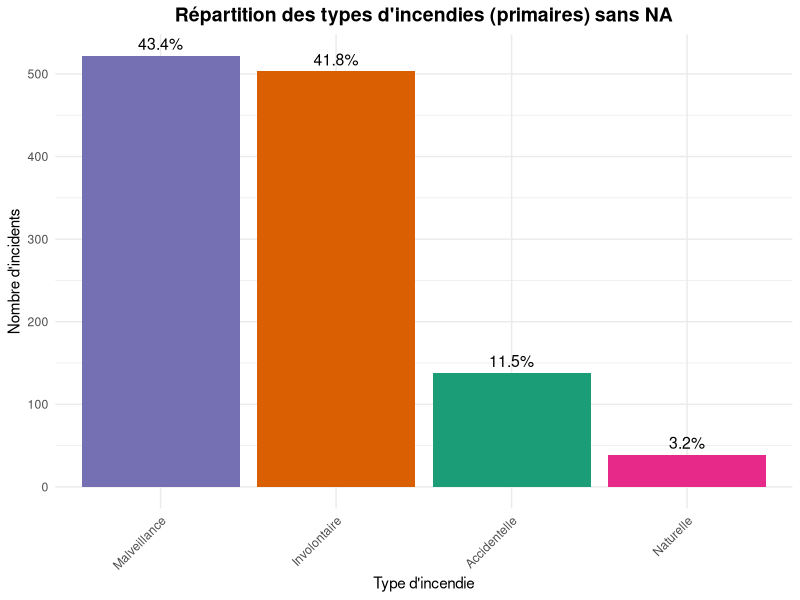
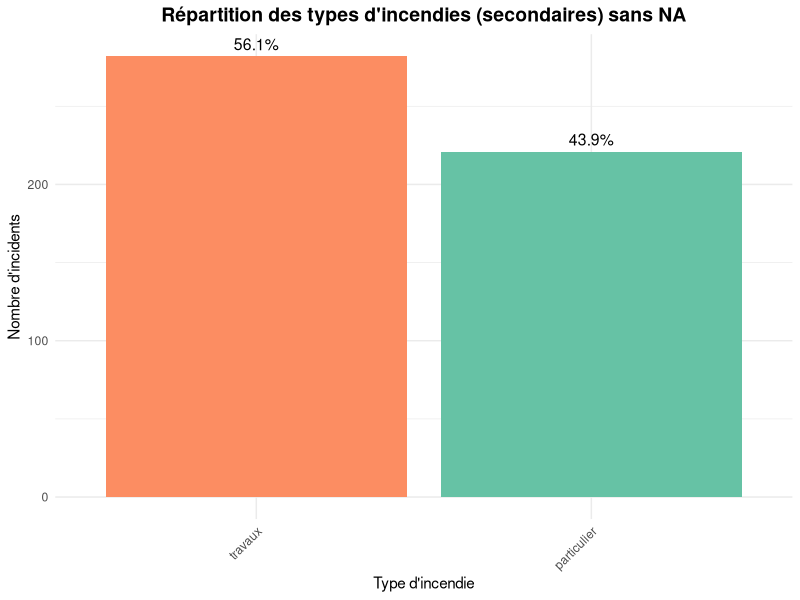
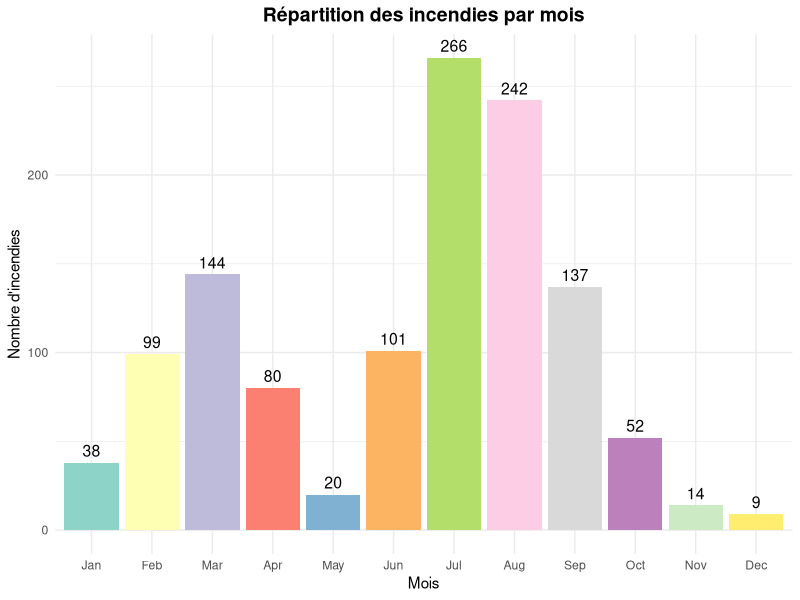
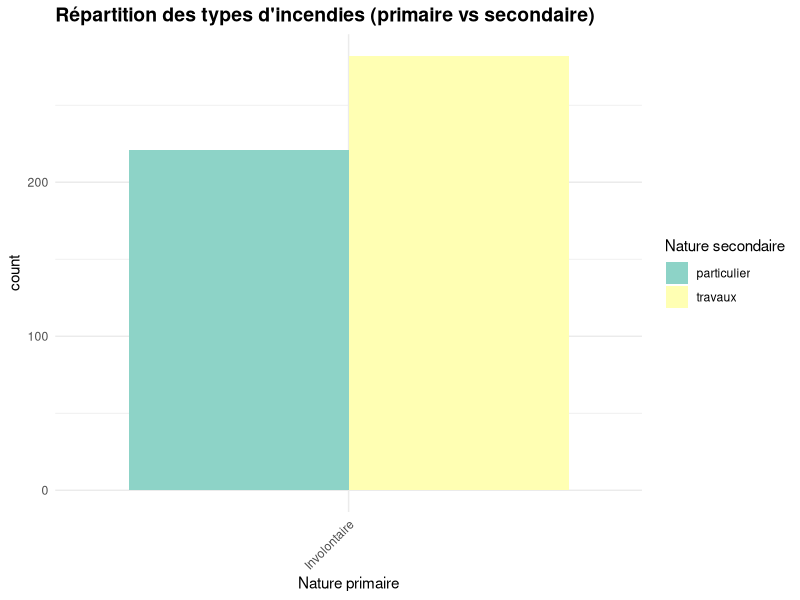
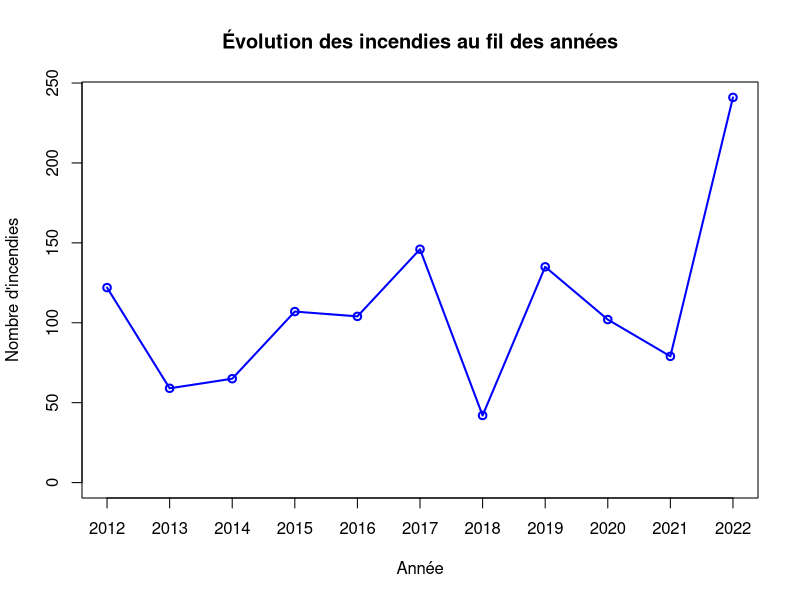
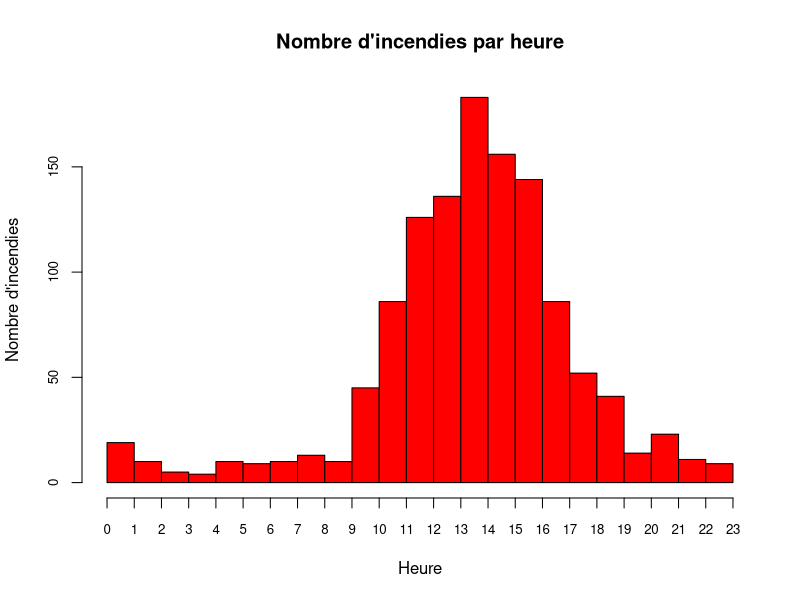
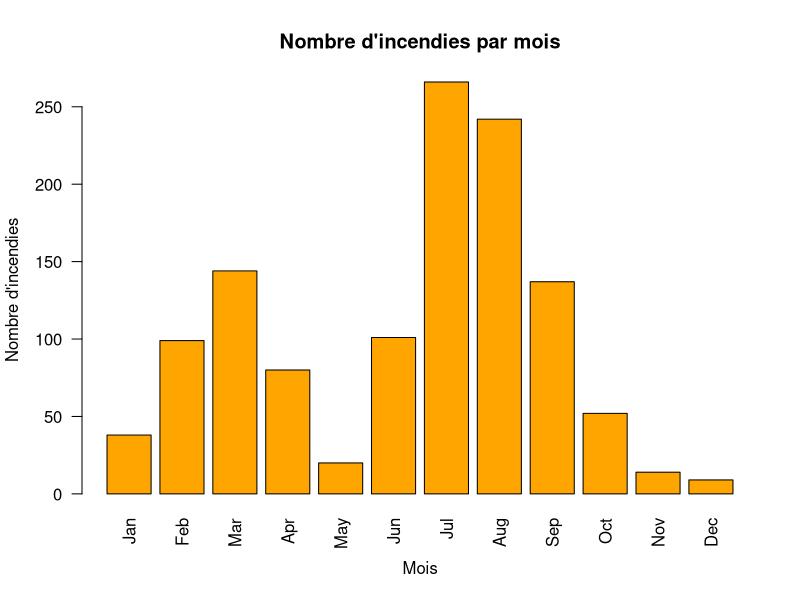
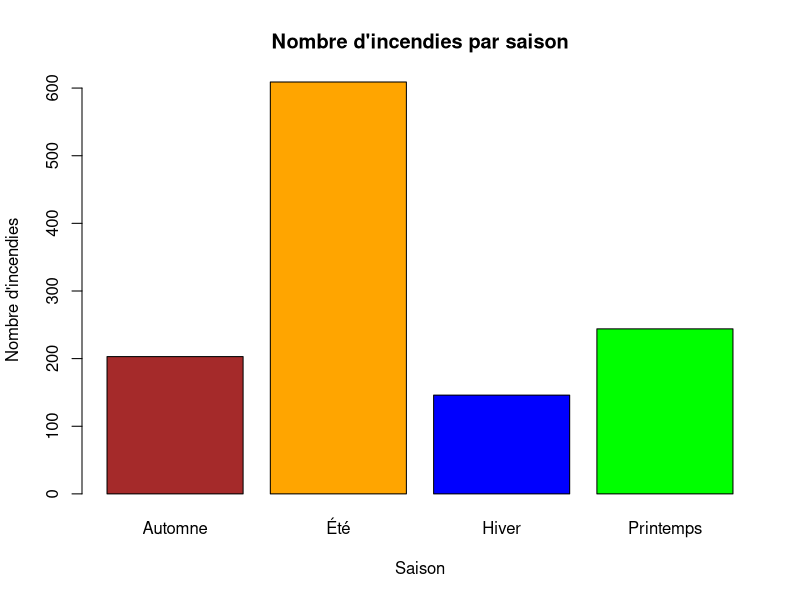

These charts were generated, in order, by the following R code: (Note: this script raises an error after producing the figures.)
## ---- chunk 1
library(tidyverse)
library(ggplot2)
library(dplyr)
library(ggpubr)
library(corrplot)
df <- read.csv("../Data/donnees_incendies.csv")
df_summary_prim <- df %>% 
  filter(!is.na(nature_inc_prim)) %>%  # Exclure les NA
  count(nature_inc_prim) %>%
  mutate(freq = n / sum(n) * 100)

ggplot(df_summary_prim, aes(x = reorder(nature_inc_prim, -n), y = n, fill = nature_inc_prim)) + 
  geom_bar(stat = "identity", show.legend = FALSE) +
  geom_text(aes(label = paste0(round(freq, 1), "%")), vjust = -0.5, size = 4) +
  scale_fill_brewer(palette = "Dark2") + # Couleurs différentes pour changer de "Set2"
  labs(
    title = "Répartition des types d'incendies (primaires) sans NA", 
    x = "Type d'incendie",
    y = "Nombre d'incidents"
  ) +
  theme_minimal() +
  theme(
    plot.title = element_text(hjust = 0.5, face = "bold", size = 14),
    axis.text.x = element_text(angle = 45, hjust = 1)
  )

## ---- chunk 2
library(tidyverse)
library(ggplot2)
library(dplyr)
library(ggpubr)
library(corrplot)

# Charger les données
df <- read.csv("../Data/donnees_incendies.csv")

df_summary <- df %>% 
  filter(!is.na(nature_inc_sec)) %>%  # Exclure les NA
  count(nature_inc_sec) %>%
  mutate(freq = n / sum(n) * 100)

ggplot(df_summary, aes(x = reorder(nature_inc_sec, -n), y = n, fill = nature_inc_sec)) + 
  geom_bar(stat = "identity", show.legend = FALSE) +
  geom_text(aes(label = paste0(round(freq, 1), "%")), vjust = -0.5, size = 4) +
  scale_fill_brewer(palette = "Set2") +
  labs(
    title = "Répartition des types d'incendies (secondaires) sans NA", 
    x = "Type d'incendie",
    y = "Nombre d'incidents"
  ) +
  theme_minimal() +
  theme(
    plot.title = element_text(hjust = 0.5, face = "bold", size = 14),
    axis.text.x = element_text(angle = 45, hjust = 1)
  )

## ---- chunk 3
df <- read.csv("../Data/donnees_incendies.csv")
df_summary_mois <- df %>%
  filter(!is.na(mois)) %>%
  count(mois) %>%
  mutate(freq = n / sum(n) * 100)

# Convertir la colonne "mois" en facteur ordonné
df_summary_mois$mois <- factor(df_summary_mois$mois, 
                               levels = c("Jan", "Feb", "Mar", "Apr", "May", "Jun", 
                                          "Jul", "Aug", "Sep", "Oct", "Nov", "Dec"))

ggplot(df_summary_mois, aes(x = mois, y = n, fill = mois)) + 
  geom_bar(stat = "identity", show.legend = FALSE) +
  geom_text(aes(label = n), vjust = -0.5, size = 4) +
  scale_fill_brewer(palette = "Set3") +
  labs(
    title = "Répartition des incendies par mois",
    x = "Mois",
    y = "Nombre d'incendies"
  ) +
  theme_minimal() +
  theme(
    plot.title = element_text(hjust = 0.5, face = "bold", size = 14)
  )
## ---- chunk 4
df %>% count(commune) %>% arrange(desc(n)) %>% head(10)
## ---- chunk 5
# Charger les données
df <- read.csv("../Data/donnees_incendies.csv")

# Variables quantitatives
vars_quanti <- c("surface_parcourue_m2", "annee", "mois", "jour", "heure")

# Statistiques descriptives globales
summary(df[vars_quanti])
## ---- chunk 6


library(ggplot2)
library(dplyr)
df <- read.csv("../Data/donnees_incendies.csv")

# Tableau croisé
table(df$nature_inc_prim, df$nature_inc_sec)

# Test du Chi²
chisq.test(table(df$nature_inc_prim, df$nature_inc_sec))


df %>%
  filter(!is.na(nature_inc_sec)) %>%
  ggplot(aes(x = nature_inc_prim, fill = nature_inc_sec)) + 
  geom_bar(position = "dodge") +
  scale_fill_brewer(palette = "Set3") +  # Palette plus colorée
  theme_minimal() +
  theme(
    plot.title = element_text(size = 14, face = "bold"),
    axis.text.x = element_text(angle = 45, hjust = 1)
  ) +
  labs(
    title = "Répartition des types d'incendies (primaire vs secondaire)",
    x = "Nature primaire",
    fill = "Nature secondaire"
  )
## ---- chunk 7
donnees <- read.csv("../Data/donnees_incendies.csv")

annee_freq <- table(donnees$annee)

plot(annee_freq, 
     type="o",  # "o" pour un graphique avec des points et des lignes
     col="blue", 
     main="Évolution des incendies au fil des années", 
     xlab="Année", 
     ylab="Nombre d'incendies")
## ---- chunk 8
incendies <- read.csv("../Exports/export_incendies.csv")
incendies$heure <- as.character(incendies$heure)
incendies$heure <- as.integer(sub(":.*", "", incendies$heure))
hist(
  incendies$heure, 
  main = "Nombre d'incendies par heure", 
  xlab = "Heure", 
  ylab = "Nombre d'incendies", 
  col = "red", 
  border = "black", 
  breaks = seq(0, 23, 1), 
  xaxt = "n",
  cex.axis = 0.8
)
axis(1, at = seq(0, 23, 1), labels = seq(0, 23, 1), cex.axis = 0.8)
## ---- chunk 9
incendies <- read.csv("../Data/donnees_incendies.csv")
incendies$mois <- factor(incendies$mois, levels = c("Jan", "Feb", "Mar", "Apr", "May", "Jun", 
                                                    "Jul", "Aug", "Sep", "Oct", "Nov", "Dec"))

nb_incendies_par_mois <- table(incendies$mois)

barplot(nb_incendies_par_mois, 
        col = "orange", 
        border = "black", 
        main = "Nombre d'incendies par mois", 
        xlab = "Mois", 
        ylab = "Nombre d'incendies",
        las = 2)  
## ---- chunk 10
incendies$saison <- NA 

incendies$saison[incendies$mois %in% c("Dec", "Jan", "Feb")] <- "Hiver"
incendies$saison[incendies$mois %in% c("Mar", "Apr", "May")] <- "Printemps"
incendies$saison[incendies$mois %in% c("Jun", "Jul", "Aug")] <- "Été"
incendies$saison[incendies$mois %in% c("Sep", "Oct", "Nov")] <- "Automne"

nb_incendies_par_saison <- table(incendies$saison)

couleurs_saisons <- c("Hiver" = "blue", "Printemps" = "green", "Été" = "orange", "Automne" = "brown")

barplot(nb_incendies_par_saison, 
        col = couleurs_saisons[names(nb_incendies_par_saison)],  
        border = "black", 
        main = "Nombre d'incendies par saison", 
        xlab = "Saison", 
        ylab = "Nombre d'incendies")
## ---- chunk 11
incendies <- read.csv("../Data/donnees_incendies.csv")

incendies$jour <- as.Date(incendies$jour, format="%Y-%m-%d")

head(incendies$jour)

Sys.setlocale("LC_TIME", "fr_FR.UTF-8")  
incendies$jour_semaine <- weekdays(incendies$jour, abbreviate = FALSE)

print(unique(incendies$jour_semaine)) 

incendies$jour_semaine <- factor(incendies$jour_semaine, 
                                 levels = c("lundi", "mardi", "mercredi", "jeudi", "vendredi", "samedi", "dimanche"))

semaine_incendies <- sum(incendies$jour_semaine %in% c("lundi", "mardi", "mercredi", "jeudi", "vendredi"))
weekend_incendies <- sum(incendies$jour_semaine %in% c("samedi", "dimanche"))

total_incendies <- c(semaine = semaine_incendies, weekend = weekend_incendies)

par(mar = c(2, 2, 2, 2))  
pie(total_incendies, 
    col = c("lightblue", "orange"), 
    main = "Repartition des incendies entre semaine et week-end",
    labels = c("Semaine (Lun-Ven)", "Week-end (Sam-Dim)"),
    cex = 1) 
## ---- chunk 12
library(ggplot2)
data <- read.csv("../Exports/export_Humidites.csv")
ggplot(data, aes(x = Tens_vap_med)) +
  geom_histogram(binwidth = 0.5, fill = "#1f77b4", color = "white", alpha = 0.7) +
  labs(title = "Distribution de l'humidité de l'air (Tens_vap_med)", 
       x = "Humidité de l'air (Tens_vap_med)", 
       y = "Fréquence") +
  theme_minimal()
## ---- chunk 13
library(ggplot2)
data <- read.csv("../Exports/export_Humidites.csv")
ggplot(data, aes(x = Tens_vap_med, y = surface_parcourue_m2)) +
  geom_point(aes(color = surface_parcourue_m2), size = 2, alpha = 0.7) + 
  scale_color_gradient(low = "blue", high = "red") + 
  labs(title = "Relation entre l'humidité de l'air et la surface parcourue par les incendies", 
       x = "Humidité de l'air (Tens_vap_med)", 
       y = "Surface parcourue par les incendies (m²)") +
  theme_minimal()

## ---- chunk 14
correlation <- cor(data$Tens_vap_med, data$surface_parcourue_m2, use = "complete.obs")
print(paste("Corrélation entre Tens_vap_med et surface_parcourue_m2: ", correlation))
## ---- chunk 15
library(ggplot2)
data <- read.csv("../Exports/export_Humidites.csv")
ggplot(data, aes(x = Tens_vap_med, y = surface_parcourue_m2)) +
  geom_point(color = "blue", alpha = 0.6) +  # Ajoute les points
  geom_smooth(method = "lm", color = "red", se = FALSE) +  # Ajoute la droite de régression
  labs(title = "Corrélation entre Force du Vent et Surface Parcourue",
       x = "Tens_vap_med (moyenne)",
       y = "Surface Parcourue (m²)") +
  theme_minimal()
## ---- chunk 16
data <- read.csv("../Exports/export_vents.csv")
cor(data$Force_vent_med, data$surface_parcourue_m2, use = "complete.obs")
## ---- chunk 17
library(ggplot2)

# Charger les données
data <- read.csv("../Exports/export_vents.csv")

# Créer un graphique avec régression polynomial
ggplot(data, aes(x = Force_vent_med, y = surface_parcourue_m2)) +
  geom_point(color = "black", size = 2) + 
  geom_smooth(method = "lm", formula = y ~ poly(x, 2), color = "blue", se = FALSE) + 
  labs(title = "Régression Polynomial", 
       x = "Force du Vent", 
       y = "Surface Parcourue (m²)") +
  theme_minimal()

## ---- chunk 18
library(ggplot2)
data <- read.csv("../Exports/export_vents.csv")
ggplot(data, aes(x = Force_vent_med)) +
  geom_histogram(binwidth = 1, fill = "red", color = "black", alpha = 0.7) +
  labs(title = "Histogramme de la Force du Vent", x = "Force du Vent", y = "Fréquence") +
  theme_minimal()
## ---- chunk 19
# Histogramme avec courbe de densité pour la Force du Vent
data <- read.csv("../Exports/export_vents.csv")
ggplot(data, aes(x = Force_vent_med)) +
  geom_histogram(aes(y = ..density..), binwidth = 1, fill = "red", color = "black", alpha = 0.7) +
  geom_density(color = "blue", size = 1) + 
  labs(title = "Distribution de la Force du Vent avec Courbe de Densité", x = "Force du Vent", y = "Densité") +
  theme_minimal()

## ---- chunk 20
library(ggplot2)

data <- read.csv("../Exports/export_vents.csv")

ggplot(data, aes(x = Force_vent_med, y = surface_parcourue_m2)) +
  geom_point(color = "black", size = 2) + 
  labs(title = "Surface Parcourue par le Feu en fonction de la Force du Vent", 
       x = "Force du Vent", 
       y = "Surface Parcourue (m²)") +
  theme_minimal() +  # Thème minimal pour une présentation épurée
  theme(
    axis.text.x = element_text(angle = 45, hjust = 1),
    axis.text.y = element_text(size = 12),
    axis.title = element_text(size = 14, face = "bold"),
    plot.title = element_text(size = 16, face = "bold", hjust = 0.5)
  )

## ---- chunk 21
library(ggplot2)
library(dplyr)
agg_data <- read.csv("../Exports/export_incendiestempheure.csv")

# Calculer le nombre d'incendies par jour (regroupement par an, mois, jour)
agg_data_daily <- agg_data %>%
  group_by(annee, mois, jour) %>%
  summarise(nb_incendies = n(),   # Nombre d'incendies par jour
            tmax_med = mean(tmax_med, na.rm = TRUE))   # Température maximale moyenne par jour

# Créer un graphique en nuage de points avec ggplot2
ggplot(agg_data_daily, aes(x = tmax_med, y = nb_incendies)) +
  geom_point(color = "#1f77b4", size = 3, alpha = 0.7) +  # Points de données (couleur et opacité ajustées)
  geom_smooth(method = "lm", color = "red", se = FALSE, linetype = "dashed", size = 1.2) +  # Ligne de régression (ajout de type de ligne et taille)
  labs(
    title = "Relation entre la température maximale quotidienne et le nombre d'incendies",
    subtitle = "Analyse de la température maximale (°C) et des incendies par jour",
    x = "Température Maximale Quotidienne (°C)",
    y = "Nombre d'Incendies",
    caption = "Source: Données d'incendies et température"
  ) +
  theme_minimal(base_size = 14) +  # Thème minimal avec taille de base augmentée pour meilleure lisibilité
  theme(
    plot.title = element_text(hjust = 0.5, size = 18, face = "bold"),  # Centrer et formater le titre
    plot.subtitle = element_text(hjust = 0.5, size = 12),               # Centrer et formater le sous-titre
    axis.title = element_text(size = 14),                                # Taille des titres des axes
    axis.text = element_text(size = 12),                                 # Taille des labels des axes
    plot.caption = element_text(size = 10, hjust = 1)                    # Taille et alignement de la légende
  )
## ---- chunk 22
library(ggplot2)
library(dplyr)
agg_data <- read.csv("../Exports/export_incendiestempheure.csv")

# Aggréger les données pour obtenir le nombre d'incendies, la température et l'heure
agg_data_combined <- agg_data %>%
  group_by(annee, mois, jour, heure) %>%
  summarise(
    nb_incendies = n(),
    tmax_med = mean(tmax_med, na.rm = TRUE)
  )

# Créer un graphique de chaleur (heatmap) pour l'impact combiné de la température et de l'heure
ggplot(agg_data_combined, aes(x = tmax_med, y = heure, fill = nb_incendies)) +
  geom_tile() +  # Créer une carte de chaleur (tiles)
  scale_fill_gradient(low = "white", high = "red") +  # Définir les couleurs de la carte de chaleur
  labs(
    title = "Impact combiné de la température maximale et de l'heure sur les incendies",
    x = "Température Maximale Quotidienne (°C)",
    y = "Heure de la Journée",
    fill = "Nombre d'Incendies"
  ) +
  theme_minimal(base_size = 14) +  # Appliquer un thème minimal
  theme(
    plot.title = element_text(hjust = 0.5, size = 18, face = "bold"),  # Centrer et formater le titre
    axis.title = element_text(size = 14),                               # Taille des titres des axes
    axis.text = element_text(size = 12),                                # Taille des labels des axes
    plot.caption = element_text(size = 10, hjust = 1)                   # Taille et alignement de la légende
  )
## ---- chunk 23
library(ggplot2)
library(dplyr)

# Charger les données
agg_data <- read.csv("../Exports/export_incendiestempheure.csv")

# Créer des classes de température (par ex. tous les 2°C)
agg_data_bins <- agg_data %>%
  mutate(
    tmax_bin = cut(tmax_med, breaks = seq(0, max(tmax_med, na.rm = TRUE) + 2, by = 2), right = FALSE)
  ) %>%
  group_by(tmax_bin) %>%
  summarise(nb_incendies = n())

# Visualiser : Histogramme des incendies par classe de température
ggplot(agg_data_bins, aes(x = tmax_bin, y = nb_incendies)) +
  geom_col(fill = "#FF5733", alpha = 0.8) +
  geom_vline(xintercept = which(agg_data_bins$nb_incendies == max(agg_data_bins$nb_incendies)), 
             linetype = "dashed", color = "blue", size = 1) +
  labs(
    title = "Seuils de température critique pour l'émergence des incendies",
    x = "Température maximale quotidienne (par classes de 2°C)",
    y = "Nombre total d'incendies",
    caption = "Source: Données incendies et température"
  ) +
  theme_minimal(base_size = 14) +
  theme(
    plot.title = element_text(hjust = 0.5, face = "bold"),
    axis.text.x = element_text(angle = 45, hjust = 1)
  )
## ---- chunk 24
data <- read.csv("../Exports/export_impactvapeure.csv")

library(ggplot2)

# Créer un graphique de dispersion entre la pression de vapeur et la surface parcourue par le feu
ggplot(data, aes(x = tens_vap_med, y = surface_parcourue_m2)) +
  geom_point(color = "blue") +  # Points bleus
  geom_smooth(method = "lm", color = "red") +  # Ajouter une droite de régression linéaire
  labs(title = "Impact de la pression de vapeur sur la vitesse de propagation des incendies",
       x = "Pression de vapeur (hPa)",
       y = "Surface parcourue par le feu (m²)") +
  theme_minimal()
## ---- chunk 25
incendiesregions <- read.csv("../Exports/export_incendiesregions.csv")
correlation <- cor(incendiesregions$surface_parcourue_m2, incendiesregions$altitude_med, use = "complete.obs")

print(paste("Corrélation de Pearson entre la surface des incendies et l'altitude : ", round(correlation, 2)))

## ---- chunk 26
incendiesregions <- read.csv("../Exports/export_incendiesregions.csv")
ggplot(incendiesregions, aes(x = altitude_med, y = surface_parcourue_m2)) +
  geom_point(color = "blue", alpha = 0.6) +
  labs(title = "Corrélation entre l'altitude et la surface des incendies",
       x = "Altitude (m)", y = "Surface parcourue des incendies (m²)") +
  theme_minimal() +
  geom_smooth(method = "lm", se = FALSE, color = "red")

## ---- chunk 27
incendiesregions <- read.csv("../Exports/export_incendiesregions.csv")
ggplot(incendiesregions, aes(x = altitude_med, y = surface_parcourue_m2)) +
  geom_point(color = "blue", alpha = 0.6) +
  labs(title = "Régression Polynomiale entre Altitude et Surface des Incendies",
       x = "Altitude (m)", y = "Surface parcourue des incendies (m²)") +
  theme_minimal() +
  geom_smooth(method = "lm", formula = y ~ poly(x, 2), se = FALSE, color = "red")
## ---- chunk 28
incendiesregions <- read.csv("../Exports/export_incendiesregions.csv")
ggplot(incendiesregions, aes(x = surface_parcourue_m2, fill = altitude_zone)) +
  geom_histogram(binwidth = 5000, position = "dodge", alpha = 0.7) +
  labs(title = "Distribution de la surface des incendies par zone d'altitude",
       x = "Surface des incendies (m²)", y = "Fréquence") +
  theme_minimal()
## ---- chunk 29
incendiesregions <- read.csv("../Exports/export_incendiesregions.csv")
ggplot(incendiesregions, aes(x = altitude_zone, y = surface_parcourue_m2)) +
  geom_boxplot(fill = c("lightblue", "lightgreen")) +
  labs(title = "Surface des incendies par zone d'altitude", 
       x = "Zone d'altitude", 
       y = "Surface parcourue (m²)") +
  theme_minimal()
## ---- chunk 30
incendiesregions <- read.csv("../Exports/export_incendiesregions.csv")
ggplot(incendiesregions, aes(x = annee, y = surface_parcourue_m2, color = altitude_zone)) +
  geom_line() +
  labs(title = "Variation de la surface des incendies au fil des années",
       x = "Année", y = "Surface parcourue des incendies (m²)") +
  theme_minimal()
## ---- chunk 31
incendiesregions <- read.csv("../Exports/export_incendiesregions.csv")
ggplot(incendiesregions, aes(x = altitude_zone, fill = nature_inc_prim)) +
  geom_bar(position = "stack") +
  labs(title = "Repartition des types d'incendies par zone d'altitude",
       x = "Zone d'altitude", y = "Nombre d'incendies") +
  theme_minimal()
## ---- chunk 32
incendiesregions <- read.csv("../Exports/export_incendiesregions.csv")
ggplot(incendiesregions, aes(x = altitude_zone, fill = nature_inc_prim)) +
  geom_bar(position = "fill") +
  labs(title = "Repartition des types d'incendies par zone d'altitude",
       x = "Zone d'altitude", y = "Nombre d'incendies") +
  theme_minimal()
## ---- chunk 33
observed <- matrix(c(200, 400, 500, 50,  # Zone Basse
                     30, 100, 50, 10),   # Zone Haute
                   nrow = 4, byrow = FALSE)
rownames(observed) <- c("Accidentelle", "Involontaire", "Malveillance", "Naturelle")
colnames(observed) <- c("Basse", "Haute")

print("Fréquences observées :")
print(observed)

row_totals <- rowSums(observed)
col_totals <- colSums(observed)
grand_total <- sum(observed)

expected <- matrix(0, nrow = 4, ncol = 2)
for (i in 1:4) {
  for (j in 1:2) {
    expected[i, j] <- (row_totals[i] * col_totals[j]) / grand_total
  }
}
rownames(expected) <- rownames(observed)
colnames(expected) <- colnames(observed)

print("Fréquences attendues :")
print(round(expected, 2))

chi2_contrib <- matrix(0, nrow = 4, ncol = 2)
for (i in 1:4) {
  for (j in 1:2) {
    chi2_contrib[i, j] <- (observed[i, j] - expected[i, j])^2 / expected[i, j]
  }
}
chi2_stat <- sum(chi2_contrib)

print("Contributions au Chi² :")
print(round(chi2_contrib, 4))

print("Statistique Chi² :")
print(chi2_stat)

df <- (nrow(observed) - 1) * (ncol(observed) - 1)
print("Degré de liberté :")
print(df)

critical_value <- qchisq(0.95, df)
print("Valeur critique (alpha = 0.05) :")
print(critical_value)
## ---- chunk 34
incendiesregions <- read.csv("../Exports/export_incendiesregions.csv")
ggplot(incendiesregions, aes(x = annee, fill = nature_inc_prim)) +
  geom_bar(position = "fill") +  
  labs(title = "Repartition des types d'incendies par annee",
       x = "Annee",
       y = "Proportion",
       fill = "Type d'incendie") +
  theme_minimal() +  
  scale_fill_brewer(palette = "Set2")
